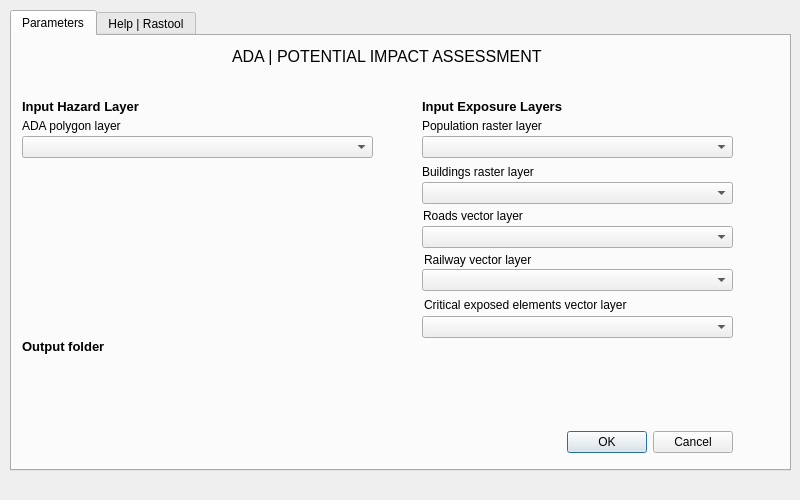
<?xml version="1.0" encoding="UTF-8"?>
<ui version="4.0">
 <class>rastoolDialogBase</class>
 <widget class="QDialog" name="rastoolDialogBase">
  <property name="geometry">
   <rect>
    <x>0</x>
    <y>0</y>
    <width>800</width>
    <height>500</height>
   </rect>
  </property>
  <property name="sizePolicy">
   <sizepolicy hsizetype="Fixed" vsizetype="Fixed">
    <horstretch>0</horstretch>
    <verstretch>0</verstretch>
   </sizepolicy>
  </property>
  <property name="minimumSize">
   <size>
    <width>800</width>
    <height>500</height>
   </size>
  </property>
  <property name="maximumSize">
   <size>
    <width>5000</width>
    <height>50000</height>
   </size>
  </property>
  <property name="windowTitle">
   <string>Rastool</string>
  </property>
  <widget class="QTabWidget" name="tabWidget">
   <property name="geometry">
    <rect>
     <x>10</x>
     <y>10</y>
     <width>781</width>
     <height>461</height>
    </rect>
   </property>
   <property name="currentIndex">
    <number>0</number>
   </property>
   <widget class="QWidget" name="tab">
    <attribute name="title">
     <string>Parameters</string>
    </attribute>
    <widget class="QDialogButtonBox" name="button_box">
     <property name="geometry">
      <rect>
       <x>390</x>
       <y>390</y>
       <width>331</width>
       <height>32</height>
      </rect>
     </property>
     <property name="orientation">
      <enum>Qt::Horizontal</enum>
     </property>
     <property name="standardButtons">
      <set>QDialogButtonBox::Cancel|QDialogButtonBox::Ok</set>
     </property>
    </widget>
    <widget class="QLabel" name="label_3">
     <property name="geometry">
      <rect>
       <x>10</x>
       <y>60</y>
       <width>141</width>
       <height>20</height>
      </rect>
     </property>
     <property name="font">
      <font>
       <pointsize>10</pointsize>
       <weight>75</weight>
       <bold>true</bold>
      </font>
     </property>
     <property name="text">
      <string>Input Hazard Layer</string>
     </property>
    </widget>
    <widget class="QLabel" name="label_4">
     <property name="geometry">
      <rect>
       <x>10</x>
       <y>300</y>
       <width>671</width>
       <height>20</height>
      </rect>
     </property>
     <property name="font">
      <font>
       <pointsize>10</pointsize>
       <weight>75</weight>
       <bold>true</bold>
      </font>
     </property>
     <property name="text">
      <string>Output folder</string>
     </property>
    </widget>
    <widget class="QLabel" name="label_5">
     <property name="geometry">
      <rect>
       <x>410</x>
       <y>60</y>
       <width>151</width>
       <height>20</height>
      </rect>
     </property>
     <property name="font">
      <font>
       <pointsize>10</pointsize>
       <weight>75</weight>
       <bold>true</bold>
      </font>
     </property>
     <property name="text">
      <string>Input Exposure Layers</string>
     </property>
    </widget>
    <widget class="QLabel" name="label">
     <property name="geometry">
      <rect>
       <x>10</x>
       <y>80</y>
       <width>231</width>
       <height>20</height>
      </rect>
     </property>
     <property name="text">
      <string>ADA polygon layer</string>
     </property>
    </widget>
    <widget class="QgsFileWidget" name="output">
     <property name="geometry">
      <rect>
       <x>10</x>
       <y>320</y>
       <width>711</width>
       <height>27</height>
      </rect>
     </property>
     <property name="fileWidgetButtonVisible">
      <bool>true</bool>
     </property>
     <property name="useLink">
      <bool>false</bool>
     </property>
     <property name="fullUrl">
      <bool>false</bool>
     </property>
    </widget>
    <widget class="QLabel" name="label_2">
     <property name="geometry">
      <rect>
       <x>410</x>
       <y>80</y>
       <width>231</width>
       <height>20</height>
      </rect>
     </property>
     <property name="text">
      <string>Population raster layer</string>
     </property>
    </widget>
    <widget class="QLabel" name="label_6">
     <property name="geometry">
      <rect>
       <x>410</x>
       <y>126</y>
       <width>231</width>
       <height>20</height>
      </rect>
     </property>
     <property name="text">
      <string>Buildings raster layer</string>
     </property>
    </widget>
    <widget class="QLabel" name="label_7">
     <property name="geometry">
      <rect>
       <x>411</x>
       <y>170</y>
       <width>231</width>
       <height>20</height>
      </rect>
     </property>
     <property name="text">
      <string>Roads vector layer</string>
     </property>
    </widget>
    <widget class="QLabel" name="label_8">
     <property name="geometry">
      <rect>
       <x>412</x>
       <y>214</y>
       <width>231</width>
       <height>20</height>
      </rect>
     </property>
     <property name="text">
      <string>Railway vector layer</string>
     </property>
    </widget>
    <widget class="QComboBox" name="layerComboBox">
     <property name="geometry">
      <rect>
       <x>10</x>
       <y>100</y>
       <width>351</width>
       <height>22</height>
      </rect>
     </property>
    </widget>
    <widget class="QComboBox" name="populationcomboBox">
     <property name="geometry">
      <rect>
       <x>410</x>
       <y>100</y>
       <width>311</width>
       <height>22</height>
      </rect>
     </property>
    </widget>
    <widget class="QComboBox" name="buildingscomboBox">
     <property name="geometry">
      <rect>
       <x>410</x>
       <y>146</y>
       <width>311</width>
       <height>22</height>
      </rect>
     </property>
    </widget>
    <widget class="QComboBox" name="roadscomboBox">
     <property name="geometry">
      <rect>
       <x>410</x>
       <y>190</y>
       <width>311</width>
       <height>22</height>
      </rect>
     </property>
    </widget>
    <widget class="QComboBox" name="railwaycomboBox">
     <property name="geometry">
      <rect>
       <x>410</x>
       <y>233</y>
       <width>311</width>
       <height>22</height>
      </rect>
     </property>
    </widget>
    <widget class="QLabel" name="label_9">
     <property name="geometry">
      <rect>
       <x>220</x>
       <y>10</y>
       <width>341</width>
       <height>20</height>
      </rect>
     </property>
     <property name="font">
      <font>
       <pointsize>12</pointsize>
       <weight>50</weight>
       <bold>false</bold>
      </font>
     </property>
     <property name="text">
      <string>ADA | POTENTIAL IMPACT ASSESSMENT</string>
     </property>
    </widget>
    <widget class="QLabel" name="label_10">
     <property name="geometry">
      <rect>
       <x>412</x>
       <y>259</y>
       <width>231</width>
       <height>20</height>
      </rect>
     </property>
     <property name="text">
      <string>Critical exposed elements vector layer</string>
     </property>
    </widget>
    <widget class="QComboBox" name="criticalcomboBox">
     <property name="geometry">
      <rect>
       <x>410</x>
       <y>280</y>
       <width>311</width>
       <height>22</height>
      </rect>
     </property>
    </widget>
    <widget class="QLabel" name="RASlogo">
     <property name="geometry">
      <rect>
       <x>20</x>
       <y>10</y>
       <width>121</width>
       <height>31</height>
      </rect>
     </property>
     <property name="text">
      <string/>
     </property>
     <property name="scaledContents">
      <bool>false</bool>
     </property>
    </widget>
    <widget class="QLabel" name="Impactlogo">
     <property name="geometry">
      <rect>
       <x>680</x>
       <y>10</y>
       <width>41</width>
       <height>41</height>
      </rect>
     </property>
     <property name="text">
      <string/>
     </property>
     <property name="scaledContents">
      <bool>false</bool>
     </property>
    </widget>
   </widget>
   <widget class="QWidget" name="tab_2">
    <attribute name="title">
     <string>Help | Rastool</string>
    </attribute>
    <widget class="QTextEdit" name="textEdit">
     <property name="geometry">
      <rect>
       <x>10</x>
       <y>10</y>
       <width>751</width>
       <height>441</height>
      </rect>
     </property>
     <property name="html">
      <string>&lt;!DOCTYPE HTML PUBLIC &quot;-//W3C//DTD HTML 4.0//EN&quot; &quot;http://www.w3.org/TR/REC-html40/strict.dtd&quot;&gt;
&lt;html&gt;&lt;head&gt;&lt;meta name=&quot;qrichtext&quot; content=&quot;1&quot; /&gt;&lt;style type=&quot;text/css&quot;&gt;
p, li { white-space: pre-wrap; }
&lt;/style&gt;&lt;/head&gt;&lt;body style=&quot; font-family:'MS Shell Dlg 2'; font-size:8.25pt; font-weight:400; font-style:normal;&quot;&gt;
&lt;p style=&quot; margin-top:0px; margin-bottom:0px; margin-left:0px; margin-right:0px; -qt-block-indent:0; text-indent:0px;&quot;&gt;&lt;span style=&quot; font-size:10pt; font-weight:600; color:#ff0000;&quot;&gt;NOTE: PLEASE READ BEFORE RUN THE PLUGIN &lt;/span&gt;&lt;/p&gt;
&lt;p style=&quot;-qt-paragraph-type:empty; margin-top:0px; margin-bottom:0px; margin-left:0px; margin-right:0px; -qt-block-indent:0; text-indent:0px; font-size:10pt; font-weight:600; color:#ff0000;&quot;&gt;&lt;br /&gt;&lt;/p&gt;
&lt;p style=&quot; margin-top:0px; margin-bottom:0px; margin-left:0px; margin-right:0px; -qt-block-indent:0; text-indent:0px;&quot;&gt;&lt;span style=&quot; font-family:'Calibri,sans-serif'; font-size:8pt;&quot;&gt;In order to find more information visit:  &lt;/span&gt;&lt;a href=&quot;https://rastool.cttc.es/index.php&quot;&gt;&lt;span style=&quot; font-size:8pt; text-decoration: underline; color:#0000ff;&quot;&gt;https://rastool.cttc.es/index.php&lt;/span&gt;&lt;/a&gt;&lt;span style=&quot; font-family:'Calibri,sans-serif'; font-size:8pt;&quot;&gt;.&lt;/span&gt;&lt;span style=&quot; font-size:8pt;&quot;&gt; &lt;/span&gt;&lt;/p&gt;
&lt;p style=&quot; margin-top:12px; margin-bottom:12px; margin-left:0px; margin-right:0px; -qt-block-indent:0; text-indent:0px;&quot;&gt;&lt;span style=&quot; font-size:15pt; font-weight:600;&quot;&gt;RASTOOL plugin&lt;/span&gt;&lt;span style=&quot; font-size:8pt;&quot;&gt; &lt;/span&gt;&lt;/p&gt;
&lt;p style=&quot; margin-top:12px; margin-bottom:12px; margin-left:0px; margin-right:0px; -qt-block-indent:0; text-indent:0px;&quot;&gt;&lt;span style=&quot; font-size:8pt;&quot;&gt;OBJECTIVES OF WP5:to provide decision makers tools to assess exposure and the potential impact of the detected active hazards and to support risk assessment.3 specific objectives:(i) To identify and classify the exposed elements including critical infrastructures.(ii)To assess vulnerability of the exposed elements (for people and assets).To assess EXPOSURE and PROCESS MAGNITUDE(iii) To provide a tool to analyse risk by crossing active hazards and vulnerability of exposed elements.To provide a tool to assess POTENTIAL IMPACT by crossing PROCESS MAGNITUDE and EXPOSURE. &lt;/span&gt;&lt;/p&gt;
&lt;p style=&quot; margin-top:12px; margin-bottom:12px; margin-left:0px; margin-right:0px; -qt-block-indent:0; text-indent:0px;&quot;&gt;&lt;span style=&quot; font-size:10pt; font-weight:600; font-style:italic;&quot;&gt;Potential impact: &lt;/span&gt;&lt;/p&gt;
&lt;p style=&quot; margin-top:12px; margin-bottom:12px; margin-left:0px; margin-right:0px; -qt-block-indent:0; text-indent:0px;&quot;&gt;&lt;span style=&quot; font-size:8pt;&quot;&gt;The risk\potential impact is obtained from a risk\impact matrix that use EXPOSURE classification and process MAGNITUDE classification). &lt;/span&gt;&lt;/p&gt;
&lt;p style=&quot; margin-top:12px; margin-bottom:12px; margin-left:0px; margin-right:0px; -qt-block-indent:0; text-indent:0px;&quot;&gt;&lt;span style=&quot; font-size:10pt; font-weight:600; font-style:italic;&quot;&gt;Exposure: &lt;/span&gt;&lt;/p&gt;
&lt;p style=&quot; margin-top:12px; margin-bottom:12px; margin-left:0px; margin-right:0px; -qt-block-indent:0; text-indent:0px;&quot;&gt;&lt;span style=&quot; font-size:8pt;&quot;&gt;EXPOSURE ASSESSMENT (BUILDINGS_POPULATION_CRITICAL ROADS_RAILWAY)(Natural Processes: Landslide, Sinkhole, Subsidence, Setlement)&lt;/span&gt;&lt;/p&gt;
&lt;p style=&quot; margin-top:12px; margin-bottom:12px; margin-left:0px; margin-right:0px; -qt-block-indent:0; text-indent:0px;&quot;&gt;&lt;span style=&quot; font-size:10pt; font-weight:600; font-style:italic;&quot;&gt;Process Magnitude:&lt;/span&gt;&lt;span style=&quot; font-size:8pt;&quot;&gt; &lt;/span&gt;&lt;/p&gt;
&lt;p style=&quot; margin-top:12px; margin-bottom:12px; margin-left:0px; margin-right:0px; -qt-block-indent:0; text-indent:0px;&quot;&gt;&lt;span style=&quot; font-size:8pt;&quot;&gt;PROCESS MAGNITUDE (ADA Size_Velocity_Temporal trend)(Natural Processes: Landslide, Sinkhole, Subsidence, Setlement) &lt;/span&gt;&lt;/p&gt;
&lt;p style=&quot; margin-top:12px; margin-bottom:12px; margin-left:0px; margin-right:0px; -qt-block-indent:0; text-indent:0px;&quot;&gt;&lt;span style=&quot; font-family:'Calibri,sans-serif'; font-size:8pt;&quot;&gt;To report failures or make suggestions, please contact &lt;/span&gt;&lt;a href=&quot;mailto:joaherrerama@unal.edu.co&quot;&gt;&lt;span style=&quot; font-size:8pt; text-decoration: underline; color:#0000ff;&quot;&gt;nmileu@edu.ulisboa.pt&lt;/span&gt;&lt;/a&gt;&lt;span style=&quot; font-family:'Calibri,sans-serif'; font-size:8pt;&quot;&gt;.&lt;/span&gt;&lt;span style=&quot; font-size:8pt;&quot;&gt; &lt;/span&gt;&lt;/p&gt;
&lt;p style=&quot; margin-top:12px; margin-bottom:12px; margin-left:0px; margin-right:0px; -qt-block-indent:0; text-indent:0px;&quot;&gt;&lt;span style=&quot; font-family:'Calibri,sans-serif'; font-size:8pt;&quot;&gt;In order to find more information visit: &lt;/span&gt;&lt;a href=&quot;https://github.com/nmileu/rastool&quot;&gt;&lt;span style=&quot; font-size:8pt; text-decoration: underline; color:#0000ff;&quot;&gt;https://github.com/nmileu/rastool&lt;/span&gt;&lt;/a&gt;&lt;span style=&quot; font-family:'Calibri,sans-serif'; font-size:8pt;&quot;&gt;.&lt;/span&gt;&lt;span style=&quot; font-size:8pt;&quot;&gt; &lt;/span&gt;&lt;/p&gt;
&lt;p style=&quot; margin-top:12px; margin-bottom:0px; margin-left:0px; margin-right:0px; -qt-block-indent:0; text-indent:0px;&quot;&gt;&lt;span style=&quot; font-size:8pt; font-weight:600;&quot;&gt;References List&lt;/span&gt;&lt;span style=&quot; font-size:8pt;&quot;&gt; &lt;/span&gt;&lt;/p&gt;
&lt;p style=&quot; margin-top:12px; margin-bottom:0px; margin-left:0px; margin-right:0px; -qt-block-indent:0; text-indent:0px;&quot;&gt;&lt;span style=&quot; font-size:8pt;&quot;&gt;  &lt;/span&gt;&lt;/p&gt;
&lt;p style=&quot; margin-top:0px; margin-bottom:0px; margin-left:0px; margin-right:0px; -qt-block-indent:0; text-indent:0px;&quot;&gt;&lt;span style=&quot; font-size:8pt;&quot;&gt;CTCC-Geomatics Research Unit (2023). ADAtools. ADA classifier user guide, Universidad de Alicante. &lt;/span&gt;&lt;span style=&quot; font-size:8pt; font-style:italic;&quot;&gt;ADAtools for Windows &amp;amp; Linux v2.0.9 and later&lt;/span&gt;&lt;span style=&quot; font-size:8pt;&quot;&gt;, &lt;/span&gt;&lt;span style=&quot; font-size:8pt; font-style:italic;&quot;&gt;1&lt;/span&gt;&lt;span style=&quot; font-size:8pt;&quot;&gt;, 1-12. &lt;/span&gt;&lt;/p&gt;
&lt;p style=&quot;-qt-paragraph-type:empty; margin-top:0px; margin-bottom:0px; margin-left:0px; margin-right:0px; -qt-block-indent:0; text-indent:0px; font-size:8pt;&quot;&gt;&lt;br /&gt;&lt;/p&gt;&lt;/body&gt;&lt;/html&gt;</string>
     </property>
    </widget>
   </widget>
  </widget>
 </widget>
 <customwidgets>
  <customwidget>
   <class>QgsFileWidget</class>
   <extends>QWidget</extends>
   <header>qgsfilewidget.h</header>
  </customwidget>
 </customwidgets>
 <resources/>
 <connections>
  <connection>
   <sender>button_box</sender>
   <signal>accepted()</signal>
   <receiver>rastoolDialogBase</receiver>
   <slot>accept()</slot>
   <hints>
    <hint type="sourcelabel">
     <x>20</x>
     <y>20</y>
    </hint>
    <hint type="destinationlabel">
     <x>20</x>
     <y>20</y>
    </hint>
   </hints>
  </connection>
  <connection>
   <sender>button_box</sender>
   <signal>rejected()</signal>
   <receiver>rastoolDialogBase</receiver>
   <slot>reject()</slot>
   <hints>
    <hint type="sourcelabel">
     <x>20</x>
     <y>20</y>
    </hint>
    <hint type="destinationlabel">
     <x>20</x>
     <y>20</y>
    </hint>
   </hints>
  </connection>
 </connections>
</ui>
